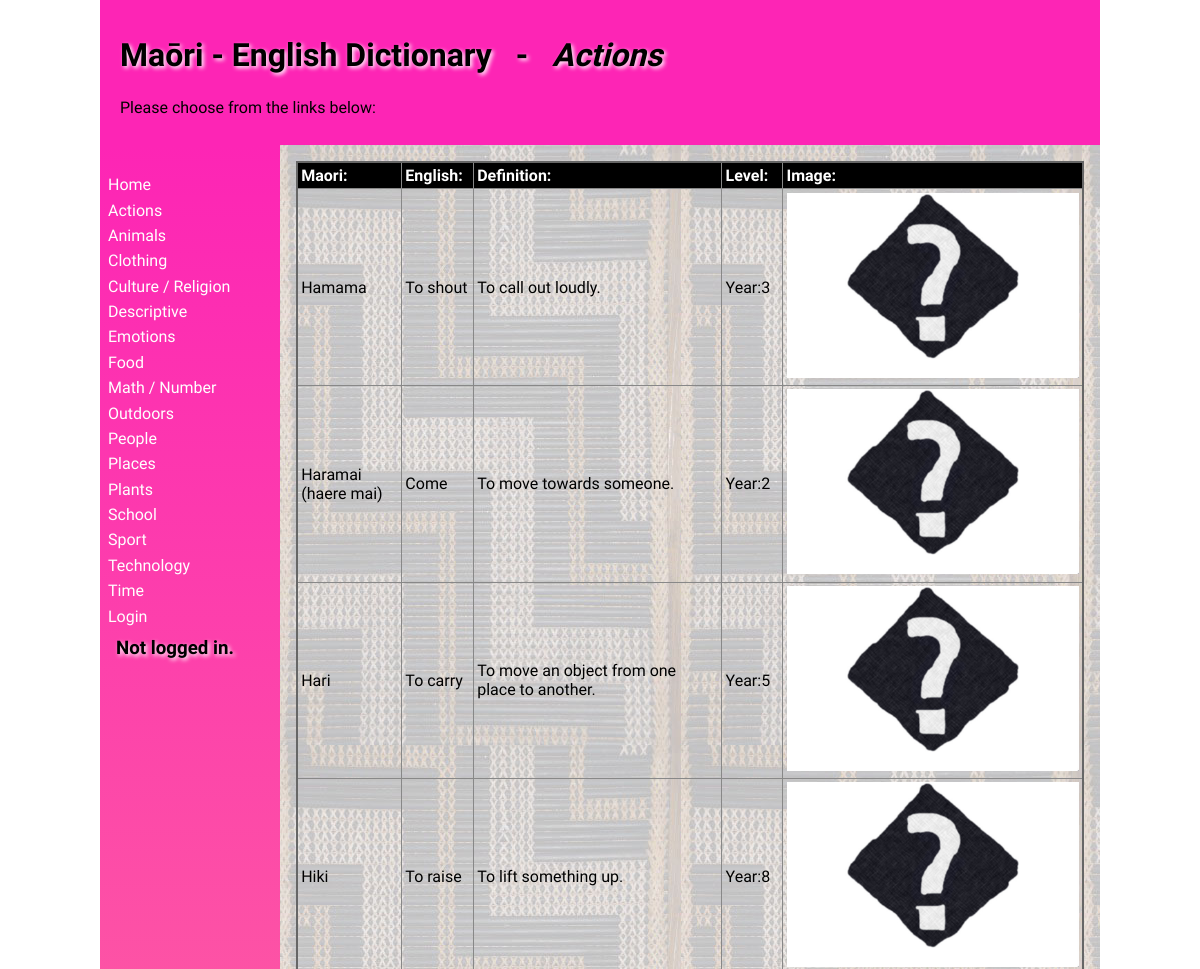
/main/Actions (upper part), run on an earlier commit of the app's database.
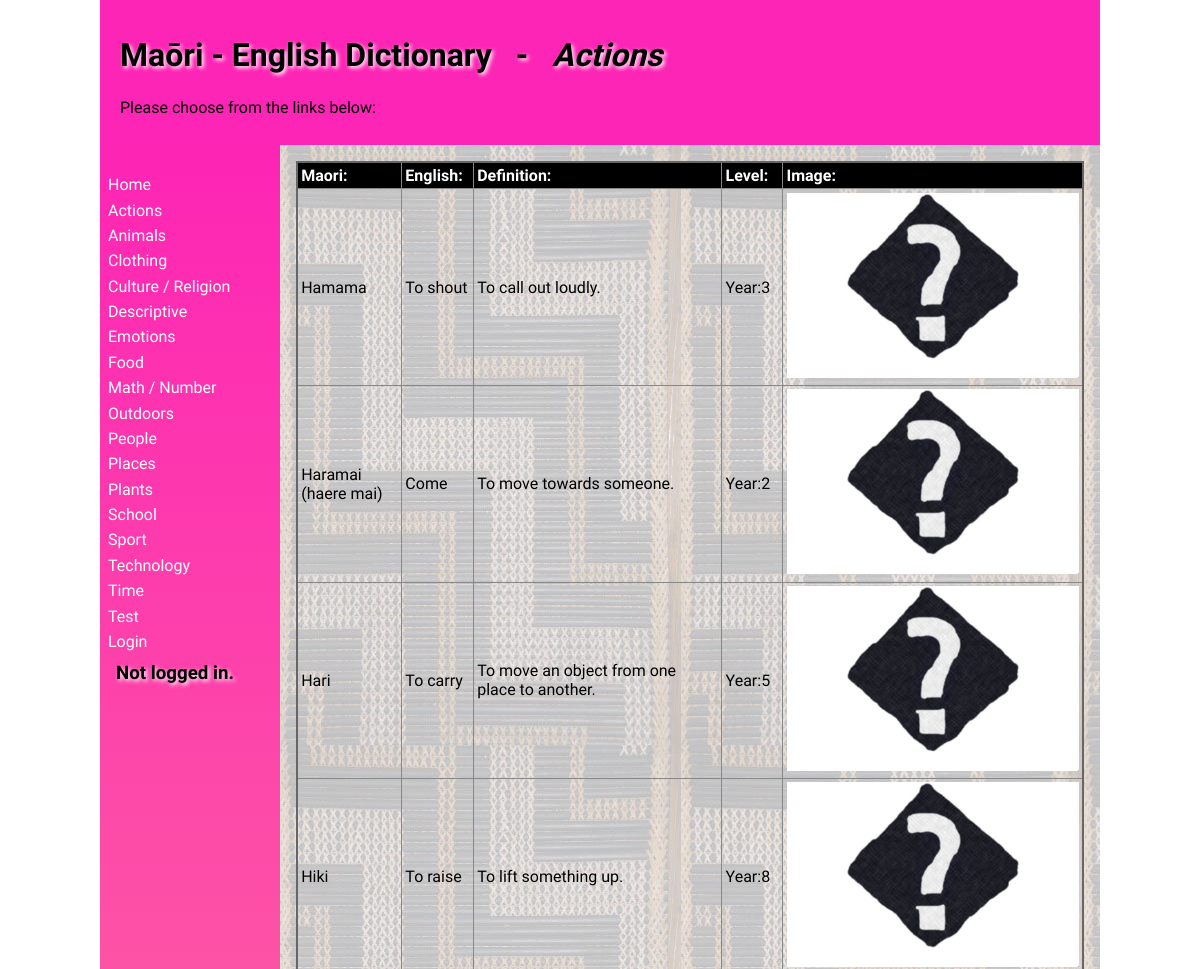
And on a later commit of the database.
### tables this page shows
CREATE TABLE categories
(
	id integer /*autoincrement needs PK*/,
	category varchar(30)
, link varchar(30));

CREATE TABLE "dictionary"
(
	id integer
		constraint dictionary_pk
			primary key autoincrement,
	maori varchar(30),
	english varchar(30),
	category varchar(30),
	definition varchar(60),
	level integer
);

### app.py (the view, shortened to what this page needs)
@app.route('/main/<category>', methods=['GET', 'POST'])
def render_menu_page(category):
    current_category = category.replace("&", " / ").capitalize()
    print(current_category)
    return render_template("main.html", table=get_dictionary(), categories=get_categories(),
                           current=current_category, logged_in=is_logged_in(),
                           name=session.get('first_name'), admin=session.get('admin'))

### app.py (called while the page is built)
def create_connection(db_file):
    try:
        connection = sqlite3.connect(db_file)
        print(connection)
        return connection
    except Error as e:
        print(e)
    return None

def get_dictionary():
    con = create_connection(DB_NAME)
    query = "SELECT id, maori, english, category, definition, level FROM dictionary"
    cur = con.cursor()
    cur.execute(query)
    table = cur.fetchall()
    con.close()
    return table

def get_categories():
    con = create_connection(DB_NAME)
    query = "SELECT category, link FROM categories"
    cur = con.cursor()
    cur.execute(query)
    categories_table = cur.fetchall()
    con.close()
    return categories_table

def is_logged_in():
    if session.get('email') is None:
        print("Currently not logged in")
        return False
    else:
        print("Currently logged in")
        return True

### templates/main.html (shortened to what this page needs)
{% extends "base.html" %}
{% block heading %}Maōri - English Dictionary &#160;&#160;-&#160;&#160; <em>{{current}}</em>{% endblock %}
{% block main %}
<div class="table">
    <table>
        <tr>
            <th>Maori:</th>
            <th>English:</th>
            <th>Definition:</th>
            <th>Level:</th>
            <th>Image:</th>
        </tr>
        {% for items in table %}
            {% if items[3].capitalize() == current: %}
                <tr>
                    <td>{{items[1].capitalize()}}
                    </td>
                    <td>{{items[2].capitalize()}} </td>
                    <td>{{items[4].capitalize()}}</td>
                    <td>Year:{{items[5]}}</td>
                    <td><img id="img" src="/static/images/{{ items[2] }}.jpg" alt="Not Found"
                             onerror=this.src="/static/images/null.jpg"></td>
                </tr>
            {% endif %}
        {% endfor %}
    </table>
</div>
{% endblock %}

### templates/base.html (shortened to what this page needs)
<!doctype html>
<html lang="en">
<head>
	<link href="{{ url_for('static', filename='css/style.css') }}" rel="stylesheet">
</head>
<body>
	<div id="container">
		<header>
			<div class="header">
				<h1>{% block heading %}{% endblock %}</h1>
				<p>Please choose from the links below:</p>
			</div>
		</header>
		<nav>
			<ul>
				<li><a href="\">Home</a></li>
				{% for category, link in categories %}
				<li><a href="\main\{{ link }}">{{ category }}</a></li>
        		{% endfor %}
				{% if logged_in: %}
					<li><a href="\logout">Logout</a></li>
					<span></span>
					<h3>Account: {{ name }} <em>Admin: {{ admin }}</em></h3>
				{% else: %}
					<li><a href="\login">Login</a></li>
					<h3>Not logged in.</h3>
				{% endif %}
			</ul>
		</nav>
		<main>
            {% block main %}{% endblock %}
        </main>
	</div>
</body>
</html>

What changed in the data, as far as the page shows it:
added categories: category "Test"
